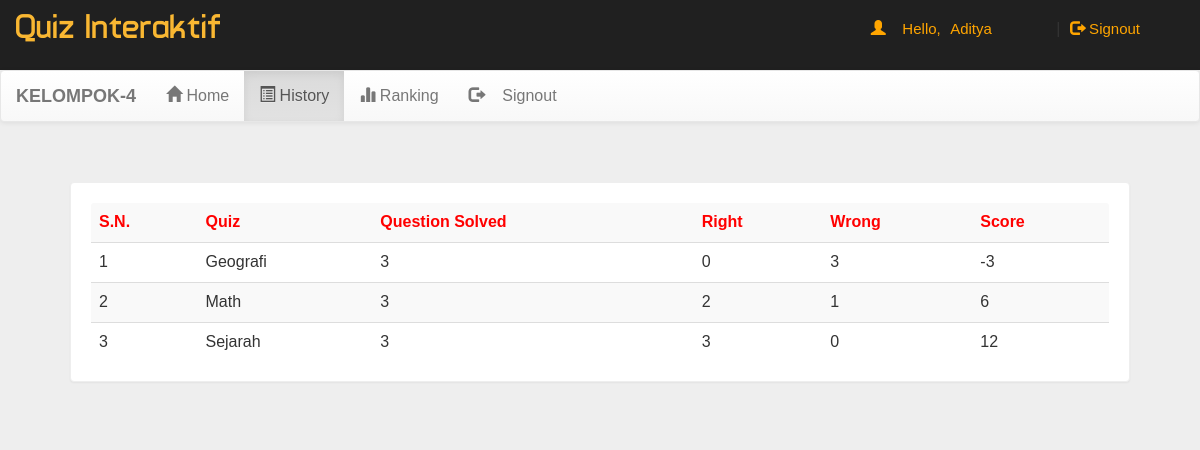
/account.php?q=2 (signed in), run on the app's committed database.
### tables this page shows
CREATE TABLE `history` (
  `email` varchar(50) NOT NULL,
  `eid` text NOT NULL,
  `score` int(11) NOT NULL,
  `level` int(11) NOT NULL,
  `sahi` int(11) NOT NULL,
  `wrong` int(11) NOT NULL,
  `date` timestamp NOT NULL DEFAULT current_timestamp() ON UPDATE current_timestamp()
);

CREATE TABLE `quiz` (
  `eid` text NOT NULL,
  `title` varchar(100) NOT NULL,
  `sahi` int(11) NOT NULL,
  `wrong` int(11) NOT NULL,
  `total` int(11) NOT NULL,
  `time` bigint(20) NOT NULL,
  `intro` text NOT NULL,
  `tag` varchar(100) NOT NULL,
  `date` timestamp NOT NULL DEFAULT current_timestamp() ON UPDATE current_timestamp()
);

### account.php (the view, shortened to what this page needs)
<!DOCTYPE html PUBLIC "-//W3C//DTD XHTML 1.0 Transitional//EN" "http://www.w3.org/TR/xhtml1/DTD/xhtml1-transitional.dtd">
<html xmlns="http://www.w3.org/1999/xhtml">
<head>
<link  rel="stylesheet" href="css/bootstrap.min.css"/>
 <link  rel="stylesheet" href="css/bootstrap-theme.min.css"/>
 <link rel="stylesheet" href="css/main.css">
 <link  rel="stylesheet" href="css/font.css">
</head>
<body>
<div class="header">
<div class="row">
<div class="col-lg-6">
<span class="logo">Quiz Interaktif</span></div>
<div class="col-md-4 col-md-offset-2">
 <?php
 include_once 'dbConnection.php';
  if(!(isset($_SESSION['email']))){
header("location:index.php");
}
else
{
$name = $_SESSION['name'];
$email=$_SESSION['email'];
echo '<span class="pull-right top title1" ><span class="log1"><span class="glyphicon glyphicon-user" aria-hidden="true"></span>&nbsp;&nbsp;&nbsp;&nbsp;Hello,</span> <a href="account.php?q=1" class="log log1">'.$name.'</a>&nbsp;|&nbsp;<a href="logout.php?q=account.php" class="log"><span class="glyphicon glyphicon-log-out" aria-hidden="true"></span>&nbsp;Signout</button></a></span>';
}?>
</div>
</div></div>
<div class="bg">
<nav class="navbar navbar-default title1">
  <div class="container-fluid">
    <div class="navbar-header">
      <a class="navbar-brand" href="#"><b>KELOMPOK-4</b></a>
    </div>
    <div class="collapse navbar-collapse" id="bs-example-navbar-collapse-1">
      <ul class="nav navbar-nav">
        <li <?php if(@$_GET['q']==1) echo'class="active"'; ?> ><a href="account.php?q=1"><span class="glyphicon glyphicon-home" aria-hidden="true"></span>&nbsp;Home<span class="sr-only">(current)</span></a></li>
        <li <?php if(@$_GET['q']==2) echo'class="active"'; ?>><a href="account.php?q=2"><span class="glyphicon glyphicon-list-alt" aria-hidden="true"></span>&nbsp;History</a></li>
		<li <?php if(@$_GET['q']==3) echo'class="active"'; ?>><a href="account.php?q=3"><span class="glyphicon glyphicon-stats" aria-hidden="true"></span>&nbsp;Ranking</a></li>
		<li class="pull-right"> <a href="logout.php?q=account.php"><span class="glyphicon glyphicon-log-out" aria-hidden="true"></span>&nbsp;&nbsp;&nbsp;&nbsp;Signout</a></li>
		</ul>
      </div>
  </div>
</nav>
<div class="container">
<div class="row">
<div class="col-md-12">
<?php
if(@$_GET['q']== 2)
{
$q=mysqli_query($con,"SELECT * FROM history WHERE email='$email' ORDER BY date DESC " )or die('Error197');
echo  '<div class="panel title">
<table class="table table-striped title1" >
<tr style="color:red"><td><b>S.N.</b></td><td><b>Quiz</b></td><td><b>Question Solved</b></td><td><b>Right</b></td><td><b>Wrong<b></td><td><b>Score</b></td>';
$c=0;
while($row=mysqli_fetch_array($q) )
{
$eid=$row['eid'];
$s=$row['score'];
$w=$row['wrong'];
$r=$row['sahi'];
$qa=$row['level'];
$q23=mysqli_query($con,"SELECT title FROM quiz WHERE  eid='$eid' " )or die('Error208');
while($row=mysqli_fetch_array($q23) )
{
$title=$row['title'];
}
$c++;
echo '<tr><td>'.$c.'</td><td>'.$title.'</td><td>'.$qa.'</td><td>'.$r.'</td><td>'.$w.'</td><td>'.$s.'</td></tr>';
}
echo'</table></div>';
}
?>
</div></div></div></div>
</body>
</html>

### css/main.css (style rules this page uses)
body { overflow-x:hidden; width:100%; font: 15px "Century Gothic", "Times Roman", sans-serif; background:#eee; min-height:550px; background-attachment:fixed; }
.bg { min-height:540px; }
.panel { border-color:#eee; margin:40px; padding:20px; font: 15px "Century Gothic", "Times Roman", sans-serif; }
.title { font-family:'typo'; }
.header { background:#202020; height:70px; }
.logo { font-family:'typo'; font-size:35px; color:#ffbb33f9; margin:15px; }
.title1 { font: 16px "Century Gothic", "Times Roman", sans-serif; }
.top { margin-top:20px; }
.log1 { font: 15px 'Ubuntu', sans-serif; color:orange; margin-left:10px; }
.log { margin:10px; margin-right:60px; margin-left:5px; color:orange; text-decoration:none; font-size:20px; font-size:15px; }

### data on the page
history: eid.title "Geografi", level "3", sahi "0", wrong "3", score "-3"
history: eid.title "Math", level "3", sahi "2", wrong "1", score "6"
history: eid.title "Sejarah", level "3", sahi "3", wrong "0", score "12"

### other printed values
$name "Aditya"
